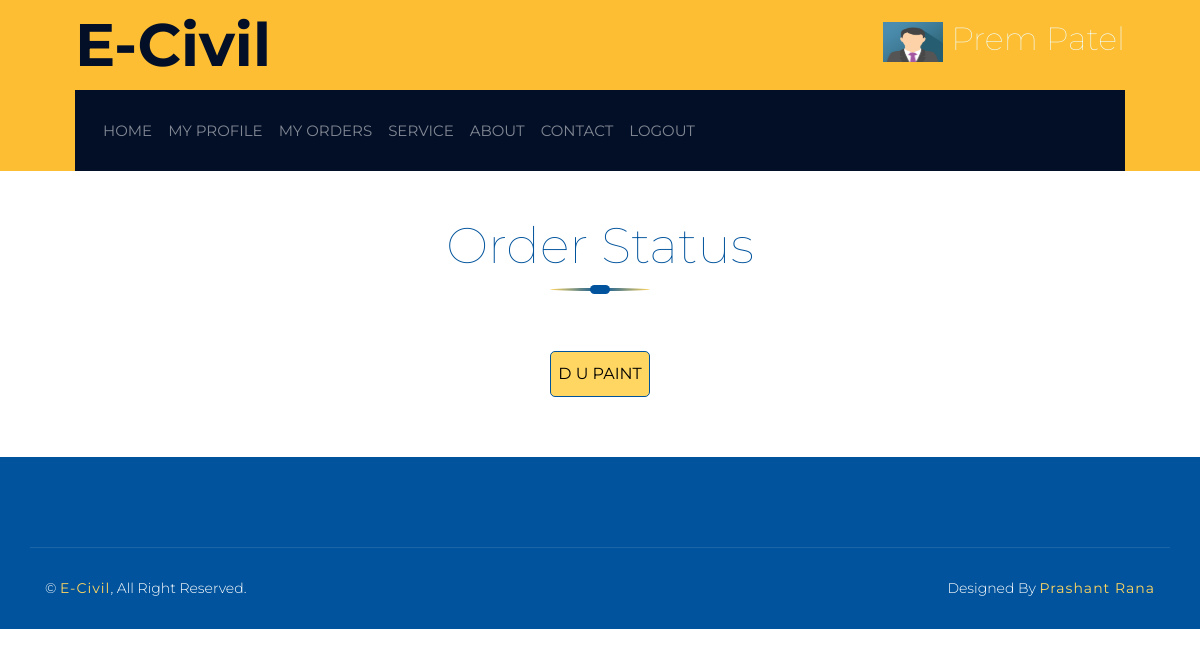
/Order-status/35 (signed in), run on an earlier commit of the app's database.
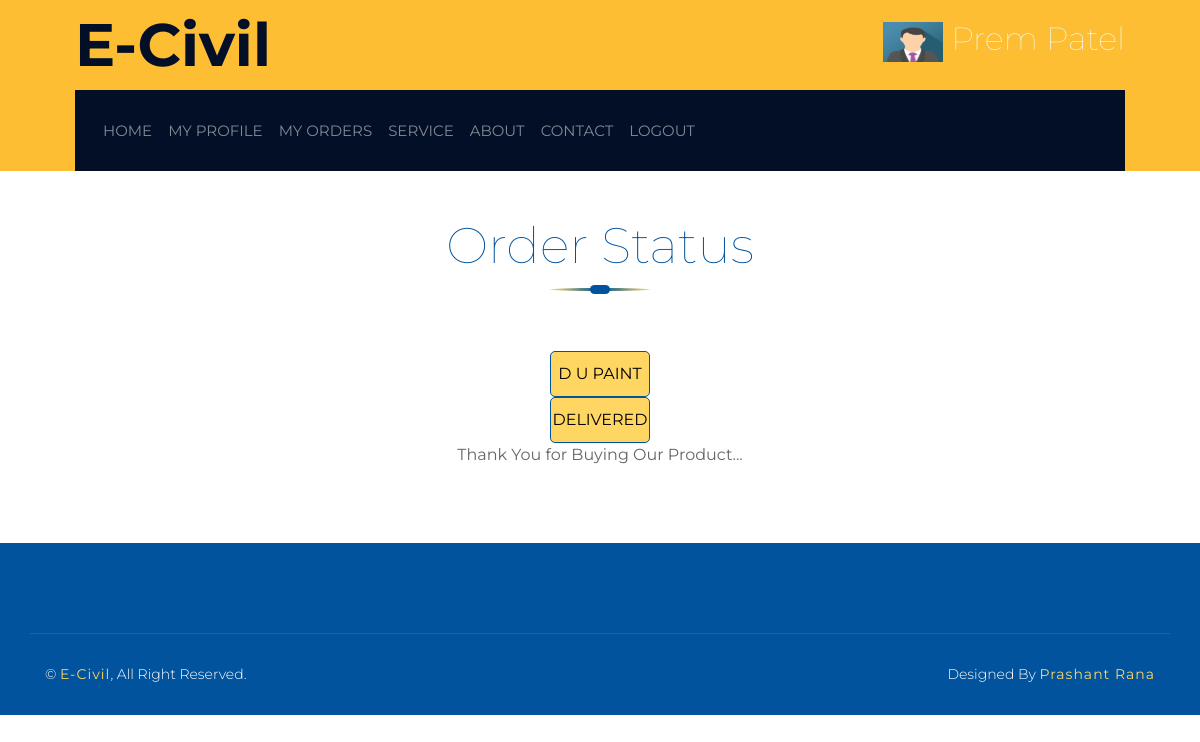
And on a later commit of the database.
### client/views.py (the view)
# urls.py: path('Order-status/<int:pk>', views.order_status, name='order_status'),
def order_status(request,pk):
    uid = ClientUser.objects.get(email=request.session['client'])
    book = Booking.objects.get(id = pk)
    return render(request,'order_status.html',{'uid':uid,'book':book})

### client/templates/order_status.html (shortened to what this page needs)
{% extends 'client-header.html' %}
{% load static %}
{% block clientcontent %}
<!DOCTYPE html>
<html lang="en">
    <head>
        <link href="https://stackpath.bootstrapcdn.com/bootstrap/4.4.1/css/bootstrap.min.css" rel="stylesheet">
        <link href="https://cdnjs.cloudflare.com/ajax/libs/font-awesome/5.10.0/css/all.min.css" rel="stylesheet">
        <link href="{% static 'asset/lib/owlcarousel/assets/owl.carousel.min.css' %}" rel="stylesheet">
        <link href="{% static 'asset/lib/lightbox/css/lightbox.min.css' %}" rel="stylesheet">
        <link href="{% static 'asset/css/style.css' %}" rel="stylesheet">
    </head>
    <body>
        <div class="wrapper">
            <div class="story">
                <div class="container">
                    <div class="section-header">
                        <h2>Order Status</h2>
                    </div>
                    <div class="row">
                        <div class="col-lg-12">
                            <div class="story-container">
                                <div class="story-end">
                                    <p>{{book.service.shopname}}</p>
                                </div>
                                </div>
                                {% if book.st and book.ac %}
                                <div class="story-start">
                                    <p>Delivered</p>
                                </div>
                                <center><p>Thank You for Buying Our Product...</p></center>
                                {% endif %}
                        </div>
                    </div>
                </div>
            </div>
        </div>
    </body>
</html>
{% endblock %}

What changed in the data, as far as the page shows it:
changed Booking "D U PAINT": st False → True (drawn)
Also different on the page:
text now shown: "DELIVERED Thank You for Buying Our Product..."
